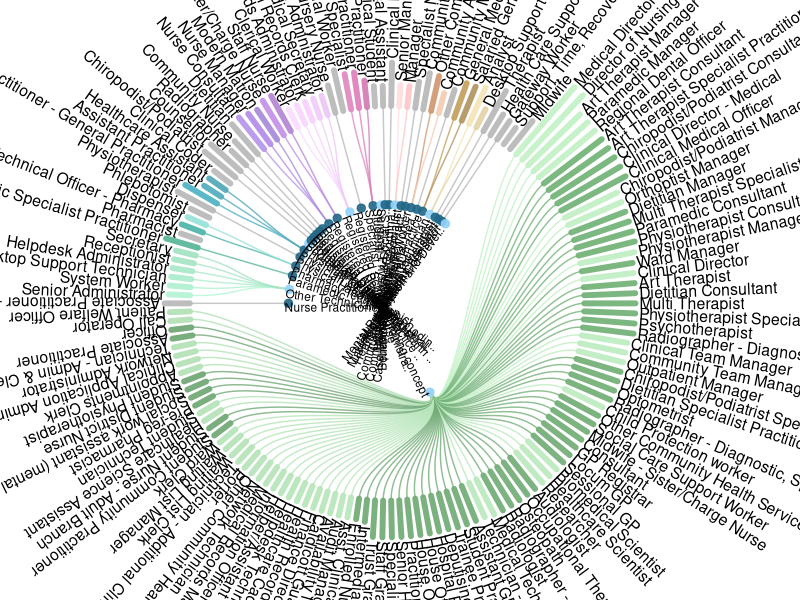
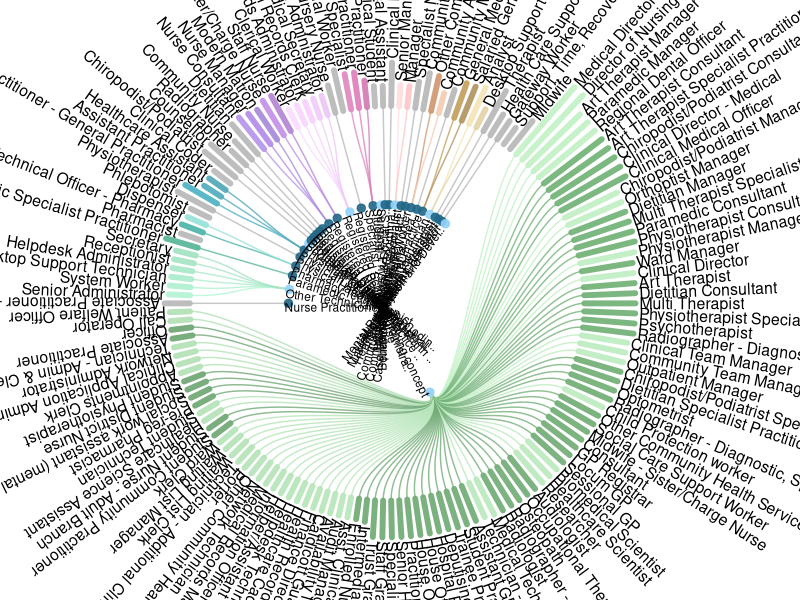
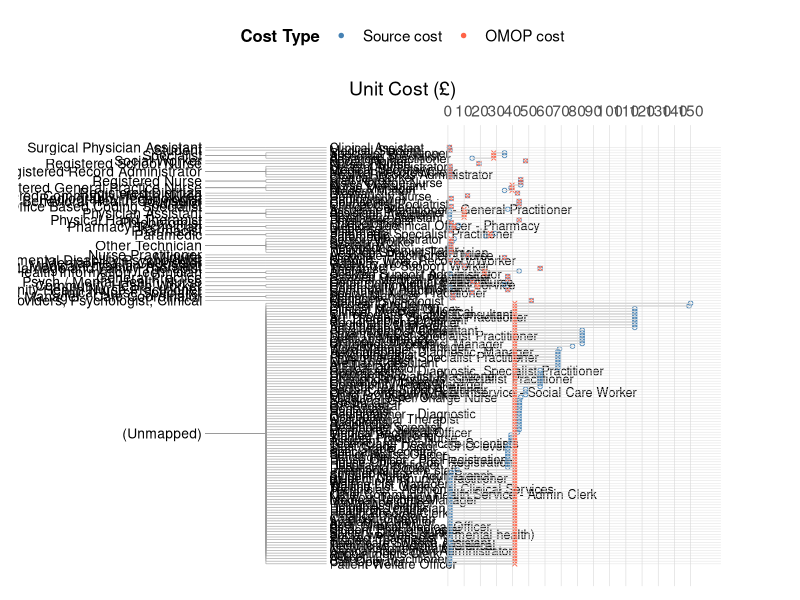

The R script that drew these images, in order:

# DENDOBAR CIRCLE plot 1 ------

# --- Libraries ---
library(tidyverse)
library(readxl)
library(ggraph)
library(igraph)
library(colorspace)

# --- Caricamento dati ---
df <- read_excel("plot_map_specialties.xlsx") %>%
  filter(!is.na(source_specialties), !is.na(omop_specialties)) %>%
  distinct(source_specialties, omop_specialties,
           unit_cost_source, clinical_relevance_source,
           unit_cost_omop, clinical_relevance_omop) %>%
  mutate(
    omop_abbr = if_else(
      str_length(omop_specialties) > 30,
      str_c(str_sub(omop_specialties, 1, 28), ".."),
      omop_specialties
    )  )

# --- Normalizzazione costi ---
max_cost <- max(c(df$unit_cost_source, df$unit_cost_omop), na.rm = TRUE)
df <- df %>%
  mutate(
    size_source = 0.5 + 1.2 * unit_cost_source / max_cost,
    size_omop = 0.5 + 1.2 * unit_cost_omop / max_cost
  )

# --- Gruppi OMOP ---
omop_groups <- df %>%
  distinct(omop_abbr) %>%
  arrange(omop_abbr) %>%
  mutate(group_id = omop_abbr)

# --- Palette base per gruppi OMOP ---
n_groups <- nrow(omop_groups)
group_base_colors <- qualitative_hcl(n = n_groups, palette = "Pastel 1")
omop_groups <- omop_groups %>%
  mutate(base_color = group_base_colors)

# --- Colori gradienti per source specialties ---
df_gradient <- df %>%
  left_join(omop_groups, by = "omop_abbr") %>%
  group_by(group_id) %>%
  arrange(desc(unit_cost_source), .by_group = TRUE) %>%
  mutate(
    rank_within_group = row_number(),
    n = n(),
    gradient_color = lighten(base_color, amount = 0.4 * (1 - (rank_within_group - 1) / (n - 1))),
    gradient_color = if_else(clinical_relevance_source == 1,
                             darken(gradient_color, 0.25),
                             gradient_color)
  ) %>%
  ungroup()

# --- Edges: OMOP→SOURCE + root invisibile ---
edges <- bind_rows(
  tibble(from = "Specialties", to = unique(df$omop_abbr), type = "root", group = NA, color = NA),
  df_gradient %>%
    transmute(from = omop_abbr, to = source_specialties, type = "normal", group = group_id, color = gradient_color)
)

# --- Grafo ---
g <- graph_from_data_frame(edges)
E(g)$type <- edges$type
E(g)$group <- edges$group
E(g)$color <- edges$color

# --- Attributi dei nodi ---
node_data <- tibble(name = V(g)$name) %>%
  left_join(
    df_gradient %>%
      select(source_specialties, unit_cost_source, clinical_relevance_source, group_id, gradient_color) %>%
      rename(
        name = source_specialties,
        unit_cost = unit_cost_source,
        relevance = clinical_relevance_source,
        bar_color = gradient_color
      ),
    by = "name"
  ) %>%
  left_join(
    df %>% select(omop_abbr, unit_cost_omop, clinical_relevance_omop) %>%
      distinct() %>%
      rename(
        name = omop_abbr,
        unit_cost_omop = unit_cost_omop,
        relevance_omop = clinical_relevance_omop
      ),
    by = "name"
  ) %>%
  mutate(
    unit_cost = coalesce(unit_cost, unit_cost_omop),
    relevance = coalesce(relevance, relevance_omop),
    group_id = coalesce(group_id, name),
    relevance = factor(relevance, levels = c(0, 1)),
    bar_color = coalesce(bar_color, "#BBBBBB"),
    omop_node_color = case_when(
      name %in% df$omop_abbr & relevance == 1 ~ darken("#6BAED6", 0.4),  # blu scuro
      name %in% df$omop_abbr & relevance == 0 ~ lighten("#6BAED6", 0.4), # blu chiaro
      TRUE ~ NA_character_
    )
  )

V(g)$unit_cost <- node_data$unit_cost
V(g)$bar_color <- node_data$bar_color
V(g)$omop_node_color <- node_data$omop_node_color

# --- Layout circolare ---
layout <- create_layout(g, layout = "dendrogram", circular = TRUE)

# --- Dati per barre radiali ---
bars_data <- layout %>%
  filter(leaf) %>%
  left_join(
    node_data,
    by = "name"
  ) %>%
  mutate(
    unit_cost_bar = coalesce(unit_cost.x, unit_cost.y),
    bar_color = coalesce(bar_color.x, bar_color.y)
  ) %>%
  mutate(
    angle = atan2(y, x),
    angle_deg = angle * 180 / pi,
    angle = ifelse(angle < 0, angle + 2 * pi, angle),
    bar_length = 0.1 + 0.35 * unit_cost_bar / max(unit_cost_bar, na.rm = TRUE),
    xend = x + bar_length * cos(angle),
    yend = y + bar_length * sin(angle),
    angle_text = ifelse(angle_deg >= 90 & angle_deg <= 270, angle_deg + 180, angle_deg),
    hjust = ifelse(angle_deg >= 90 & angle_deg <= 270, 1, 0),
    label_x = xend + 0.02 * cos(angle),
    label_y = yend + 0.02 * sin(angle)
  )

# --- Plot finale ---
ggraph(layout) +
  geom_edge_diagonal(aes(color = I(color), filter = type == "normal"), width = 0.5, alpha = 0.8) +
  geom_edge_diagonal(aes(filter = type == "root"), color = "white", width = 0.3) +
  geom_segment(
    data = bars_data,
    aes(x = x, y = y, xend = xend, yend = yend, color = I(bar_color)),
    size = 2.0, lineend = "round", alpha = 0.95,
    inherit.aes = FALSE
  ) +
  geom_node_point(
    aes(filter = !leaf & name != "Specialties", color = I(omop_node_color)),
    size = 2.5, alpha = 0.9
  ) +
  geom_text(
    data = bars_data,
    aes(x = label_x, y = label_y, label = name, angle = angle_text, hjust = hjust),
    size = 4, family = "sans", color = "black"
  ) +
  geom_node_text(
    aes(label = name, filter = !leaf & name != "Specialties", angle = node_angle(x, y), hjust = 'inward'),
    size = 3, family = "sans", color = "black", nudge_x = -0.02, nudge_y = -0.02
  ) +
  coord_fixed(clip = "off") +
  theme_void() +
  theme(
    legend.position = "none",
    plot.margin = margin(25, 25, 25, 25),
    plot.title = element_text(hjust = 0.5, face = "bold")
  )


ggsave(
  filename = here::here("CPRD Raw Analysis", "Results", "Results_GL", "Cohort", "specialties_graph.png"),
  width = 18,
  height = 15,
  dpi = 300,
  bg = "white"
)

## DENDOGRAM HORIZONTAL PLOT 2 -------

# === 0. Libraries and Data ===
library(ggplot2)
library(dplyr)
library(tidyr)
library(readxl)
library(here)

df <- read_excel("plot_map_specialties.xlsx")

# === 1. Setup ===
label_x <- 3.5
omop_x <- 1.5
max_cost <- max(c(df$unit_cost_source, df$unit_cost_omop), na.rm = TRUE)
cost_axis_breaks <- seq(0, ceiling(max_cost / 10) * 10, by = 10)

# Rescale costs onto plot space
cost_scale <- 4
x_zero_cost <- label_x + 2
x_breaks <- x_zero_cost + cost_axis_breaks / max_cost * cost_scale

df_sorted <- df %>%
  filter(!is.na(unit_cost_source), !is.na(unit_cost_omop)) %>%
  mutate(
    omop_specialties = ifelse(
      is.na(omop_specialties) | omop_specialties == "No matching concept",
      "(Unmapped)", omop_specialties
    )
  ) %>%
  arrange(omop_specialties, unit_cost_source) %>%
  mutate(
    source_specialties = factor(source_specialties, levels = unique(source_specialties)),
    y_pos = row_number() * 10,
    label_x = label_x
  )

# === 2. Mappings ===
df_mappings <- df_sorted %>%
  group_by(omop_specialties) %>%
  mutate(y_omop = mean(y_pos)) %>%
  ungroup() %>%
  mutate(
    x_omop = omop_x,
    x_mid = (x_omop + label_x) / 2,
    x_source = label_x
  )

# === 3. Cost profile data ===
df_profile <- df_sorted %>%
  select(source_specialties, y_pos, unit_cost_source, unit_cost_omop) %>%
  pivot_longer(cols = starts_with("unit_cost"),
               names_to = "cost_type", values_to = "unit_cost") %>%
  mutate(
    x_pos = x_zero_cost + unit_cost / max_cost * cost_scale,
    shape = ifelse(cost_type == "unit_cost_source", 1, 4),
    cost_group = ifelse(cost_type == "unit_cost_source", "Source cost", "OMOP cost"),
    color = factor(cost_group, levels = c("Source cost", "OMOP cost"))
  )

# === 4. Plot ===
p <- ggplot() +
  # Elbow connectors
  geom_segment(data = df_mappings,
               aes(x = x_omop, y = y_omop, xend = x_mid, yend = y_omop),
               color = "gray60", linewidth = 0.2) +
  geom_segment(data = df_mappings,
               aes(x = x_mid, y = y_omop, xend = x_mid, yend = y_pos),
               color = "gray60", linewidth = 0.2) +
  geom_segment(data = df_mappings,
               aes(x = x_mid, y = y_pos, xend = x_source, yend = y_pos),
               color = "gray60", linewidth = 0.2) +
  
  # OMOP labels
  geom_text(
    data = df_mappings %>% distinct(omop_specialties, y_omop, x_omop),
    aes(x = x_omop - 0.05, y = y_omop, label = omop_specialties),
    hjust = 1, size = 3.5
  ) +
  
  # Source labels
  geom_text(
    data = df_sorted,
    aes(x = label_x + 0.05, y = y_pos, label = source_specialties),
    hjust = 0, size = 3.2
  ) +
  
  # Cost points and lines
  geom_point(
    data = df_profile,
    aes(x = x_pos, y = y_pos, shape = factor(shape), color = color),
    size = 1.2
  ) +
  geom_line(
    data = df_profile,
    aes(x = x_pos, y = y_pos, group = source_specialties),
    color = "grey70", linewidth = 0.3
  ) +
  
  # Horizontal reference lines
  geom_segment(
    data = df_sorted,
    aes(x = x_zero_cost, xend = max(df_profile$x_pos, na.rm = TRUE) + 0.5,
        y = y_pos, yend = y_pos),
    color = "gray90", linewidth = 0.2
  ) +
  
  # Vertical axis at cost = 0
  geom_segment(
    aes(x = x_zero_cost, xend = x_zero_cost,
        y = min(df_sorted$y_pos) - 5, yend = max(df_sorted$y_pos) + 5),
    color = "gray60", linewidth = 0.3
  ) +
  
  # Vertical grid lines for cost axis
  geom_vline(xintercept = x_breaks,
             color = "gray85", linewidth = 0.2) +
  
  # Top cost axis
  scale_x_continuous(
    name = "Unit Cost (£)",
    breaks = x_breaks,
    labels = cost_axis_breaks,
    position = "top"
  ) +
  
  scale_shape_manual(values = c("1" = 1, "4" = 4), guide = "none") +
  
  scale_color_manual(
    name = "Cost Type",
    values = c("Source cost" = "steelblue", "OMOP cost" = "tomato")
  ) +
  
  theme_minimal(base_size = 14) +
  theme(
    axis.text.y = element_blank(),
    axis.title.y = element_blank(),
    axis.ticks.y = element_blank(),
    panel.grid = element_blank(),
    legend.position = "top",
    legend.title = element_text(size = 12, face = "bold"),
    legend.text = element_text(size = 11),
    plot.margin = margin(10, 10, 10, 10)
  ) +
  coord_cartesian(xlim = c(-1, max(df_profile$x_pos, na.rm = TRUE) + 1))

# === 5. Save ===
ggsave(
  filename = here::here("CPRD Raw Analysis", "Results", "Results_GL", "Cohort", "specialties_graph_2.png"),
  plot = p,
  width = 20,
  height = 18,
  dpi = 300,
  bg = "white"
)
